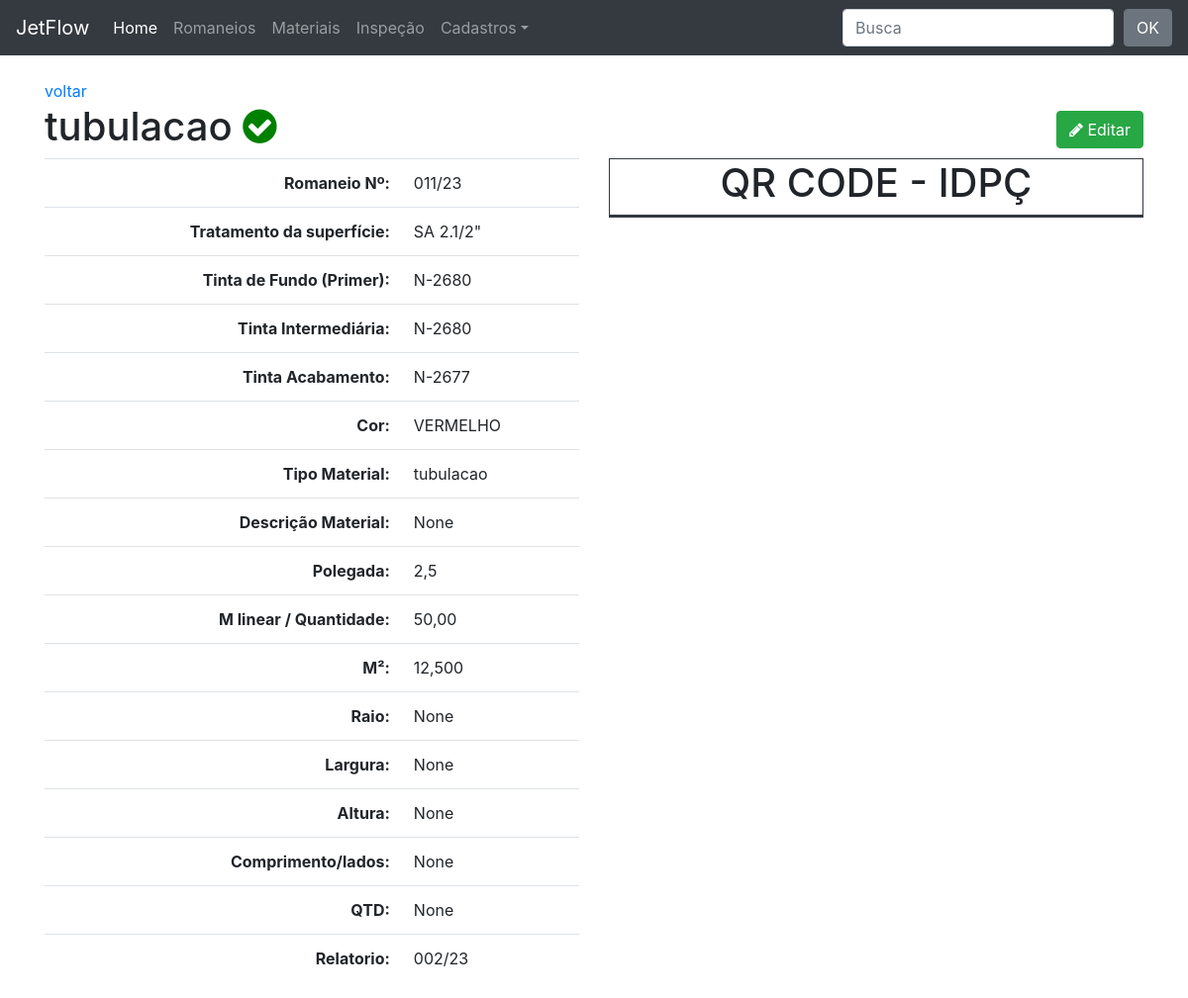
/material/9, run on the app's committed database.
### material/models.py (models this page shows, shortened)
class Material(TimeStampedModel):
    concluido =  models.BooleanField(default=False)
    n_romaneio = models.ForeignKey(Romaneio, on_delete=models.CASCADE, related_name='romaneios')
    jato = models.ForeignKey(Tratamento, on_delete=models.CASCADE, blank=True, null=True)
    tf = models.ForeignKey(TintaFundo, on_delete=models.CASCADE, blank=True, null=True)
    ti = models.ForeignKey(TintaIntermediaria, on_delete=models.CASCADE, blank=True, null=True)
    ta = models.ForeignKey(TintaAcabamento, on_delete=models.CASCADE, blank=True, null=True)
    cor = models.CharField(max_length=15, blank=True, null=True)
    material = models.CharField(max_length=15, choices=MATERIAIS)
    descricao = models.CharField('Descrição',max_length=30, blank=True, null=True)
    polegada = models.CharField('Pol', max_length=4, blank=True, null=True)
    m_quantidade = models.DecimalField('M/QTD', max_digits=7, decimal_places=2, blank=True, null=True)
    m2 = models.DecimalField('M²', max_digits=7, decimal_places=3)
    raio = models.DecimalField('raio', max_digits=7, decimal_places=2, blank=True, null=True)
    largura = models.DecimalField('largura', max_digits=7, decimal_places=2, blank=True, null=True)
    altura = models.DecimalField('altura', max_digits=7, decimal_places=2, blank=True, null=True)
    comprimento = models.DecimalField('comprimento/lados', max_digits=7, decimal_places=2, blank=True, null=True)
    lados = models.DecimalField('QTD', max_digits=7, decimal_places=2, blank=True, null=True)
    relatorio = models.CharField(max_length=20, blank=True, null=True)
    class Meta:
        ordering = ('-created',)

class Tratamento(models.Model):
    tratamento = models.CharField(max_length=30, unique=True)
    class Meta:
        ordering = ('tratamento',)
    def __str__(self):
        return self.tratamento

class TintaFundo(models.Model):
    tinta_fundo = models.CharField(max_length=30, unique=True)
    class Meta:
        ordering = ('tinta_fundo',)
    def __str__(self):
        return self.tinta_fundo

class TintaIntermediaria(models.Model):
    tinta_intermediaria = models.CharField(max_length=30, unique=True)
    class Meta:
        ordering = ('tinta_intermediaria',)
    def __str__(self):
        return self.tinta_intermediaria

class TintaAcabamento(models.Model):
    tinta_acabamento = models.CharField(max_length=30, unique=True)
    class Meta:
        ordering = ('tinta_acabamento',)
    def __str__(self):
        return self.tinta_acabamento

### romaneio/models.py (models this page shows, shortened)
class Romaneio(models.Model):
    funcionario = models.ForeignKey(User, on_delete=models.CASCADE)
    entrada = models.DateField(verbose_name='Data de Entrada')
    nf = models.CharField('NF',max_length=15, blank=True, null=True)
    romaneio = models.CharField(max_length=15, unique=True)
    documento = models.CharField('documento referência', max_length=20, blank=True, null=True)
    obs = models.CharField('Obs',blank=True, null=True, max_length=40)
    area = models.ForeignKey(Area, on_delete=models.CASCADE)
    solicitante = models.ForeignKey(Solicitante, on_delete=models.CASCADE)
    class Meta:
        ordering = ('romaneio',)
    def __str__(self):
        return self.romaneio

### material/views.py (the view)
# urls.py: path('material/<int:pk>', v.material_detail, name='material_detail'),
def material_detail(request, pk):
    template_name = 'material_detail.html'
    obj = Material.objects.get(pk=pk)
    link = f"www.google.com/{obj.pk}"
    context = {'object': obj, 'link':link}
    return render(request, template_name, context)

### material/templates/material_detail.html (shortened to what this page needs)
{% extends "base.html" %}
{% load qr_code %}
{% block content %}
<a href="{% url 'material:material_list'  %}">voltar</a>
    <h1> {{ object.material }}
        <td>
            {% if object.concluido %}
              <i class="fa fa-check-circle ok"></i>
            {% else %}
              <i class="fa fa-minus-circle no"></i>
            {% endif %}
        </td>
        <span class="pull-right">
            <a href="{% url 'material:material_edit' object.pk %}">
                <button type="button" class="btn btn-success">
                    <span class="fa fa-pencil"></span> Editar
                </button>
            </a>
        </span>
    </h1>
<div class="row">
    <div class="col-sm-6">
        <table class="table table-user-information">
            <tbody>
                <tr>
                    <th class="text-right">Romaneio Nº:</th>
                    <td>
                        {{ object.n_romaneio }}
                    </td>
                </tr>
                <tr>
                    <th class="text-right">Tratamento da superfície:</th>
                    <td>{{ object.jato }}</td>
                </tr>
                <tr>
                    <th class="text-right">Tinta de Fundo (Primer):</th>
                    <td> {{ object.tf }}</td>
                </tr>
                <tr>
                    <th class="text-right">Tinta Intermediária:</th>
                    <td>{{ object.ti }}</td>
                </tr>
                <tr>
                    <th class="text-right">Tinta Acabamento:</th>
                    <td>{{ object.ta }}</td>
                </tr>
                <tr>
                    <th class="text-right">Cor:</th>
                    <td>{{ object.cor }}</td>
                </tr>
                <tr>
                    <th class="text-right">Tipo Material:</th>
                    <td>{{ object.material }}</td>
                </tr>
                <tr>
                    <th class="text-right">Descrição Material:</th>
                    <td>{{ object.descricao }}</td>
                </tr>
                <tr>
                    <th class="text-right">Polegada:</th>
                    <td>{{ object.polegada }}</td>
                </tr>
                <tr>
                    <th class="text-right">M linear / Quantidade:</th>
                    <td>{{ object.m_quantidade }}</td>
                </tr>
                <tr>
                    <th class="text-right">M²:</th>
                    <td>{{ object.m2 }}</td>
                </tr>
                <tr>
                    <th class="text-right">Raio:</th>
                    <td>{{ object.raio }}</td>
                </tr>
                <tr>
                    <th class="text-right">Largura:</th>
                    <td>{{ object.largura }}</td>
                </tr>
                <tr>
                    <th class="text-right">Altura:</th>
                    <td>{{ object.altura }}</td>
                </tr>
                <tr>
                    <th class="text-right">Comprimento/lados:</th>
                    <td>{{ object.comprimento }}</td>
                </tr>
                <tr>
                    <th class="text-right">QTD:</th>
                    <td>{{ object.lados }}</td>
                </tr>
                <tr>
                    <th class="text-right">Relatorio:</th>
                    <td>{{ object.relatorio }}</td>
                </tr>
            </tbody>
        </table>
    </div>
    <div class="col-sm-6">
        <div class="d-flex justify-content-center border border-dark" >
            <h1>QR CODE - IDPÇ </h1>
        </div>
        <div class="d-flex justify-content-center border border-dark" >
        </div>
    </div>
</div>
{% endblock content %}

### core/static/css/style.css (style rules this page uses)
body { margin-top: 80px; }
.ok { color: green; }

### data on the page
Material: material "tubulacao", n_romaneio "011/23", jato "SA 2.1/2\"", tf "N-2680", ti "N-2680", ta "N-2677", cor "VERMELHO", descricao "None", polegada "2,5", m_quantidade "50,00", m2 "12,500", raio "None", largura "None", altura "None", comprimento "None", lados "None", relatorio "002/23"
